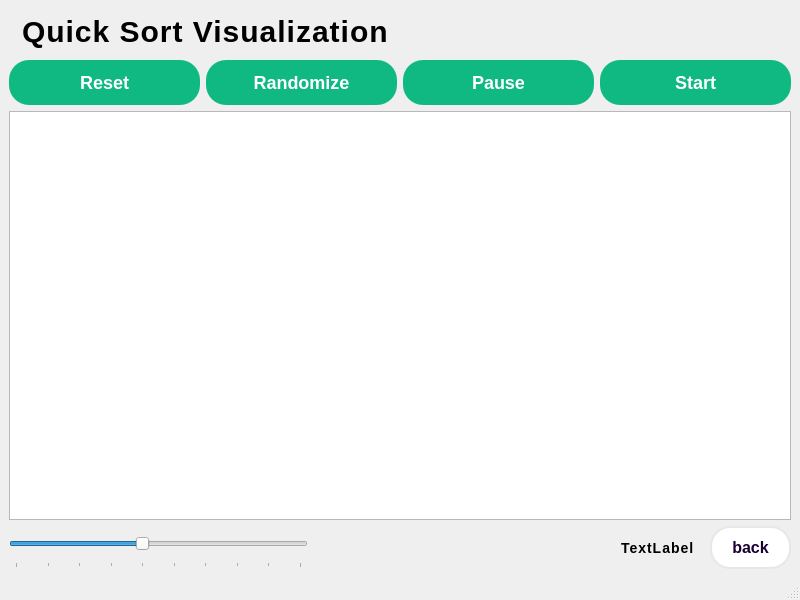
<?xml version="1.0" encoding="UTF-8"?>
<ui version="4.0">
 <class>Quick_Sort</class>
 <widget class="QMainWindow" name="Quick_Sort">
  <property name="geometry">
   <rect>
    <x>0</x>
    <y>0</y>
    <width>800</width>
    <height>600</height>
   </rect>
  </property>
  <property name="windowTitle">
   <string>MainWindow</string>
  </property>
  <property name="styleSheet">
   <string notr="true">QWidget {
    background: qlineargradient(
        x1:0, y1:0, x2:1, y2:1,
        stop:0 #1e1b4b,      /* Indigo */
        stop:0.5 #581c87,    /* Purple */
        stop:1 #831843       /* Pink */
    );
}</string>
  </property>
  <widget class="QWidget" name="centralwidget">
   <layout class="QVBoxLayout" name="verticalLayout">
    <item>
     <widget class="QLabel" name="lblTitle">
      <property name="styleSheet">
       <string notr="true">QLabel {
    font-family: &quot;Rockwell&quot;, &quot;Segoe UI&quot;, Arial, sans-serif;
    font-size: 30px;
    font-weight: bold;
	color: qlineargradient(
        spread:pad, 
        x1:0, y1:0, x2:1, y2:0, 
        stop:0 #0077b6, stop:1 #48cae4
    );
    qproperty-alignment: AlignCenter;
    letter-spacing: 1px;
    text-transform: uppercase;
    background: transparent;
    padding: 5px;
}

</string>
      </property>
      <property name="text">
       <string>Quick Sort Visualization</string>
      </property>
     </widget>
    </item>
    <item>
     <layout class="QHBoxLayout" name="horizontalLayout">
      <item>
       <widget class="QPushButton" name="btnReset">
        <property name="styleSheet">
         <string notr="true">    QPushButton {
        background: qlineargradient(stop:0 #10b981, stop:1 #059669);
        color: white;
        font-size: 18px;
        font-weight: 700;
        border: none;
        border-radius: 20px;
        padding: 12px 24px;
        transition: all 0.3s ease;
    }
    QPushButton:hover {
        background: qlineargradient(stop:0 #059669, stop:1 #047857);
    }
    QPushButton:pressed {
        background: qlineargradient(stop:0 #047857, stop:1 #065f46);
        padding: 14px 24px 10px 24px;
    }</string>
        </property>
        <property name="text">
         <string>Reset</string>
        </property>
       </widget>
      </item>
      <item>
       <widget class="QPushButton" name="btnRandomize">
        <property name="styleSheet">
         <string notr="true">    QPushButton {
        background: qlineargradient(stop:0 #10b981, stop:1 #059669);
        color: white;
        font-size: 18px;
        font-weight: 700;
        border: none;
        border-radius: 20px;
        padding: 12px 24px;
        transition: all 0.3s ease;
    }
    QPushButton:hover {
        background: qlineargradient(stop:0 #059669, stop:1 #047857);
    }
    QPushButton:pressed {
        background: qlineargradient(stop:0 #047857, stop:1 #065f46);
        padding: 14px 24px 10px 24px;
    }</string>
        </property>
        <property name="text">
         <string>Randomize</string>
        </property>
       </widget>
      </item>
      <item>
       <widget class="QPushButton" name="btnPause">
        <property name="styleSheet">
         <string notr="true">    QPushButton {
        background: qlineargradient(stop:0 #10b981, stop:1 #059669);
        color: white;
        font-size: 18px;
        font-weight: 700;
        border: none;
        border-radius: 20px;
        padding: 12px 24px;
        transition: all 0.3s ease;
    }
    QPushButton:hover {
        background: qlineargradient(stop:0 #059669, stop:1 #047857);
    }
    QPushButton:pressed {
        background: qlineargradient(stop:0 #047857, stop:1 #065f46);
        padding: 14px 24px 10px 24px;
    }</string>
        </property>
        <property name="text">
         <string>Pause</string>
        </property>
       </widget>
      </item>
      <item>
       <widget class="QPushButton" name="btnStart">
        <property name="styleSheet">
         <string notr="true">    QPushButton {
        background: qlineargradient(stop:0 #10b981, stop:1 #059669);
        color: white;
        font-size: 18px;
        font-weight: 700;
        border: none;
        border-radius: 20px;
        padding: 12px 24px;
        transition: all 0.3s ease;
    }
    QPushButton:hover {
        background: qlineargradient(stop:0 #059669, stop:1 #047857);
    }
    QPushButton:pressed {
        background: qlineargradient(stop:0 #047857, stop:1 #065f46);
        padding: 14px 24px 10px 24px;
    }</string>
        </property>
        <property name="text">
         <string>Start</string>
        </property>
       </widget>
      </item>
     </layout>
    </item>
    <item>
     <widget class="QGraphicsView" name="graphicsView"/>
    </item>
    <item>
     <layout class="QHBoxLayout" name="horizontalLayout_2">
      <item>
       <widget class="QSlider" name="sliderSpeed">
        <property name="minimumSize">
         <size>
          <width>211</width>
          <height>41</height>
         </size>
        </property>
        <property name="minimum">
         <number>100</number>
        </property>
        <property name="maximum">
         <number>1000</number>
        </property>
        <property name="value">
         <number>500</number>
        </property>
        <property name="orientation">
         <enum>Qt::Orientation::Horizontal</enum>
        </property>
        <property name="tickPosition">
         <enum>QSlider::TickPosition::TicksBelow</enum>
        </property>
        <property name="tickInterval">
         <number>100</number>
        </property>
       </widget>
      </item>
      <item>
       <spacer name="horizontalSpacer">
        <property name="orientation">
         <enum>Qt::Orientation::Horizontal</enum>
        </property>
        <property name="sizeHint" stdset="0">
         <size>
          <width>40</width>
          <height>20</height>
         </size>
        </property>
       </spacer>
      </item>
      <item>
       <widget class="QLabel" name="lblOperation">
        <property name="styleSheet">
         <string notr="true">  QLabel {
        font-family: &quot;Segoe UI&quot;, Arial, sans-serif;
        font-size: 14px;
        font-weight: bold;
        color: qlineargradient(
            spread:pad,
            x1:0, y1:0, x2:1, y2:0,
            stop:0 #00ffff, stop:1 #00dddd
        );
        qproperty-alignment: AlignCenter;
        letter-spacing: 1px;
        background: transparent;
        padding: 5px;
    }</string>
        </property>
        <property name="text">
         <string>TextLabel</string>
        </property>
       </widget>
      </item>
      <item>
       <widget class="QPushButton" name="btnBack">
        <property name="styleSheet">
         <string notr="true"> QPushButton {
        background: qlineargradient(stop:0 #ffffff, stop:1 #f3f4f6);
        color: #1a0033;
        font-size: 16px;
        font-weight: 700;
        border: 2px solid #e5e7eb;
        border-radius: 20px;
        padding: 10px 20px;
        transition: all 0.3s ease;
    }
    QPushButton:hover {
        background: qlineargradient(stop:0 #e5e7eb, stop:1 #d1d5db);
        border: 2px solid #9ca3af;
        color: #0f172a;
    }
    QPushButton:pressed {
        background: qlineargradient(stop:0 #9ca3af, stop:1 #6b7280);
        border: 2px solid #6b7280;
        color: #0f172a;
        padding: 11px 20px 9px 20px;
    }</string>
        </property>
        <property name="text">
         <string>back</string>
        </property>
       </widget>
      </item>
     </layout>
    </item>
   </layout>
  </widget>
  <widget class="QMenuBar" name="menubar">
   <property name="geometry">
    <rect>
     <x>0</x>
     <y>0</y>
     <width>800</width>
     <height>18</height>
    </rect>
   </property>
  </widget>
  <widget class="QStatusBar" name="statusbar"/>
 </widget>
 <resources/>
 <connections/>
</ui>
